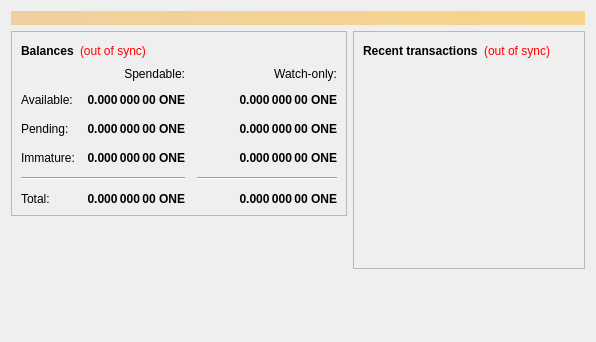
<?xml version="1.0" encoding="UTF-8"?>
<ui version="4.0">
 <class>OverviewPage</class>
 <widget class="QWidget" name="OverviewPage">
  <property name="geometry">
   <rect>
    <x>0</x>
    <y>0</y>
    <width>596</width>
    <height>342</height>
   </rect>
  </property>
  <property name="windowTitle">
   <string>Form</string>
  </property>
  <layout class="QVBoxLayout" name="topLayout">
   <item>
    <widget class="QLabel" name="labelAlerts">
     <property name="visible">
      <bool>false</bool>
     </property>
     <property name="styleSheet">
      <string notr="true">background-color: qlineargradient(x1: 0, y1: 0, x2: 1, y2: 0, stop:0 #F0D0A0, stop:1 #F8D488); color:#000000;</string>
     </property>
     <property name="wordWrap">
      <bool>true</bool>
     </property>
     <property name="margin">
      <number>3</number>
     </property>
    </widget>
   </item>
   <item>
    <layout class="QHBoxLayout" name="horizontalLayout" stretch="1,1">
     <item>
      <layout class="QVBoxLayout" name="verticalLayout_2">
       <item>
        <widget class="QFrame" name="frame">
         <property name="frameShape">
          <enum>QFrame::StyledPanel</enum>
         </property>
         <property name="frameShadow">
          <enum>QFrame::Raised</enum>
         </property>
         <layout class="QVBoxLayout" name="verticalLayout_4">
          <item>
           <layout class="QHBoxLayout" name="horizontalLayout_4">
            <item>
             <widget class="QLabel" name="label_5">
              <property name="font">
               <font>
                <weight>75</weight>
                <bold>true</bold>
               </font>
              </property>
              <property name="text">
               <string>Balances</string>
              </property>
             </widget>
            </item>
            <item>
             <widget class="QLabel" name="labelWalletStatus">
              <property name="cursor">
               <cursorShape>WhatsThisCursor</cursorShape>
              </property>
              <property name="toolTip">
               <string>The displayed information may be out of date. Your wallet automatically synchronizes with the Online network after a connection is established, but this process has not completed yet.</string>
              </property>
              <property name="styleSheet">
               <string notr="true">QLabel { color: red; }</string>
              </property>
              <property name="text">
               <string notr="true">(out of sync)</string>
              </property>
              <property name="alignment">
               <set>Qt::AlignLeading|Qt::AlignLeft|Qt::AlignVCenter</set>
              </property>
             </widget>
            </item>
            <item>
             <spacer name="horizontalSpacer_3">
              <property name="orientation">
               <enum>Qt::Horizontal</enum>
              </property>
              <property name="sizeHint" stdset="0">
               <size>
                <width>40</width>
                <height>20</height>
               </size>
              </property>
             </spacer>
            </item>
           </layout>
          </item>
          <item>
           <layout class="QGridLayout" name="gridLayout">
            <property name="spacing">
             <number>12</number>
            </property>
            <item row="2" column="2">
             <widget class="QLabel" name="labelWatchPending">
              <property name="font">
               <font>
                <weight>75</weight>
                <bold>true</bold>
               </font>
              </property>
              <property name="cursor">
               <cursorShape>IBeamCursor</cursorShape>
              </property>
              <property name="toolTip">
               <string>Unconfirmed transactions to watch-only addresses</string>
              </property>
              <property name="text">
               <string notr="true">0.000 000 00 ONE</string>
              </property>
              <property name="alignment">
               <set>Qt::AlignRight|Qt::AlignTrailing|Qt::AlignVCenter</set>
              </property>
              <property name="textInteractionFlags">
               <set>Qt::LinksAccessibleByMouse|Qt::TextSelectableByKeyboard|Qt::TextSelectableByMouse</set>
              </property>
             </widget>
            </item>
            <item row="2" column="1">
             <widget class="QLabel" name="labelUnconfirmed">
              <property name="font">
               <font>
                <weight>75</weight>
                <bold>true</bold>
               </font>
              </property>
              <property name="cursor">
               <cursorShape>IBeamCursor</cursorShape>
              </property>
              <property name="toolTip">
               <string>Total of transactions that have yet to be confirmed, and do not yet count toward the spendable balance</string>
              </property>
              <property name="text">
               <string notr="true">0.000 000 00 ONE</string>
              </property>
              <property name="alignment">
               <set>Qt::AlignRight|Qt::AlignTrailing|Qt::AlignVCenter</set>
              </property>
              <property name="textInteractionFlags">
               <set>Qt::LinksAccessibleByMouse|Qt::TextSelectableByKeyboard|Qt::TextSelectableByMouse</set>
              </property>
             </widget>
            </item>
            <item row="3" column="2">
             <widget class="QLabel" name="labelWatchImmature">
              <property name="font">
               <font>
                <weight>75</weight>
                <bold>true</bold>
               </font>
              </property>
              <property name="cursor">
               <cursorShape>IBeamCursor</cursorShape>
              </property>
              <property name="toolTip">
               <string>Mined balance in watch-only addresses that has not yet matured</string>
              </property>
              <property name="text">
               <string notr="true">0.000 000 00 ONE</string>
              </property>
              <property name="alignment">
               <set>Qt::AlignRight|Qt::AlignTrailing|Qt::AlignVCenter</set>
              </property>
              <property name="textInteractionFlags">
               <set>Qt::LinksAccessibleByMouse|Qt::TextSelectableByKeyboard|Qt::TextSelectableByMouse</set>
              </property>
             </widget>
            </item>
            <item row="4" column="0" colspan="2">
             <widget class="Line" name="line">
              <property name="orientation">
               <enum>Qt::Horizontal</enum>
              </property>
             </widget>
            </item>
            <item row="4" column="2">
             <widget class="Line" name="lineWatchBalance">
              <property name="sizePolicy">
               <sizepolicy hsizetype="Preferred" vsizetype="Fixed">
                <horstretch>0</horstretch>
                <verstretch>0</verstretch>
               </sizepolicy>
              </property>
              <property name="minimumSize">
               <size>
                <width>140</width>
                <height>0</height>
               </size>
              </property>
              <property name="orientation">
               <enum>Qt::Horizontal</enum>
              </property>
             </widget>
            </item>
            <item row="5" column="0">
             <widget class="QLabel" name="labelTotalText">
              <property name="text">
               <string>Total:</string>
              </property>
             </widget>
            </item>
            <item row="3" column="1">
             <widget class="QLabel" name="labelImmature">
              <property name="font">
               <font>
                <weight>75</weight>
                <bold>true</bold>
               </font>
              </property>
              <property name="cursor">
               <cursorShape>IBeamCursor</cursorShape>
              </property>
              <property name="toolTip">
               <string>Mined balance that has not yet matured</string>
              </property>
              <property name="text">
               <string notr="true">0.000 000 00 ONE</string>
              </property>
              <property name="alignment">
               <set>Qt::AlignRight|Qt::AlignTrailing|Qt::AlignVCenter</set>
              </property>
              <property name="textInteractionFlags">
               <set>Qt::LinksAccessibleByMouse|Qt::TextSelectableByKeyboard|Qt::TextSelectableByMouse</set>
              </property>
             </widget>
            </item>
            <item row="2" column="3">
             <spacer name="horizontalSpacer_2">
              <property name="orientation">
               <enum>Qt::Horizontal</enum>
              </property>
              <property name="sizeHint" stdset="0">
               <size>
                <width>40</width>
                <height>20</height>
               </size>
              </property>
             </spacer>
            </item>
            <item row="3" column="0">
             <widget class="QLabel" name="labelImmatureText">
              <property name="text">
               <string>Immature:</string>
              </property>
             </widget>
            </item>
            <item row="5" column="1">
             <widget class="QLabel" name="labelTotal">
              <property name="font">
               <font>
                <weight>75</weight>
                <bold>true</bold>
               </font>
              </property>
              <property name="cursor">
               <cursorShape>IBeamCursor</cursorShape>
              </property>
              <property name="toolTip">
               <string>Your current total balance</string>
              </property>
              <property name="text">
               <string notr="true">0.000 000 00 ONE</string>
              </property>
              <property name="alignment">
               <set>Qt::AlignRight|Qt::AlignTrailing|Qt::AlignVCenter</set>
              </property>
              <property name="textInteractionFlags">
               <set>Qt::LinksAccessibleByMouse|Qt::TextSelectableByKeyboard|Qt::TextSelectableByMouse</set>
              </property>
             </widget>
            </item>
            <item row="5" column="2">
             <widget class="QLabel" name="labelWatchTotal">
              <property name="font">
               <font>
                <weight>75</weight>
                <bold>true</bold>
               </font>
              </property>
              <property name="cursor">
               <cursorShape>IBeamCursor</cursorShape>
              </property>
              <property name="toolTip">
               <string>Current total balance in watch-only addresses</string>
              </property>
              <property name="text">
               <string notr="true">0.000 000 00 ONE</string>
              </property>
              <property name="alignment">
               <set>Qt::AlignRight|Qt::AlignTrailing|Qt::AlignVCenter</set>
              </property>
              <property name="textInteractionFlags">
               <set>Qt::LinksAccessibleByMouse|Qt::TextSelectableByKeyboard|Qt::TextSelectableByMouse</set>
              </property>
             </widget>
            </item>
            <item row="0" column="2">
             <widget class="QLabel" name="labelWatchonly">
              <property name="text">
               <string>Watch-only:</string>
              </property>
              <property name="alignment">
               <set>Qt::AlignRight|Qt::AlignTrailing|Qt::AlignVCenter</set>
              </property>
             </widget>
            </item>
            <item row="1" column="0">
             <widget class="QLabel" name="labelBalanceText">
              <property name="text">
               <string>Available:</string>
              </property>
             </widget>
            </item>
            <item row="1" column="1">
             <widget class="QLabel" name="labelBalance">
              <property name="font">
               <font>
                <weight>75</weight>
                <bold>true</bold>
               </font>
              </property>
              <property name="cursor">
               <cursorShape>IBeamCursor</cursorShape>
              </property>
              <property name="toolTip">
               <string>Your current spendable balance</string>
              </property>
              <property name="text">
               <string notr="true">0.000 000 00 ONE</string>
              </property>
              <property name="alignment">
               <set>Qt::AlignRight|Qt::AlignTrailing|Qt::AlignVCenter</set>
              </property>
              <property name="textInteractionFlags">
               <set>Qt::LinksAccessibleByMouse|Qt::TextSelectableByKeyboard|Qt::TextSelectableByMouse</set>
              </property>
             </widget>
            </item>
            <item row="1" column="2">
             <widget class="QLabel" name="labelWatchAvailable">
              <property name="font">
               <font>
                <weight>75</weight>
                <bold>true</bold>
               </font>
              </property>
              <property name="cursor">
               <cursorShape>IBeamCursor</cursorShape>
              </property>
              <property name="toolTip">
               <string>Your current balance in watch-only addresses</string>
              </property>
              <property name="text">
               <string notr="true">0.000 000 00 ONE</string>
              </property>
              <property name="alignment">
               <set>Qt::AlignRight|Qt::AlignTrailing|Qt::AlignVCenter</set>
              </property>
              <property name="textInteractionFlags">
               <set>Qt::LinksAccessibleByMouse|Qt::TextSelectableByKeyboard|Qt::TextSelectableByMouse</set>
              </property>
             </widget>
            </item>
            <item row="2" column="0">
             <widget class="QLabel" name="labelPendingText">
              <property name="text">
               <string>Pending:</string>
              </property>
             </widget>
            </item>
            <item row="0" column="1">
             <widget class="QLabel" name="labelSpendable">
              <property name="text">
               <string>Spendable:</string>
              </property>
              <property name="alignment">
               <set>Qt::AlignRight|Qt::AlignTrailing|Qt::AlignVCenter</set>
              </property>
             </widget>
            </item>
           </layout>
          </item>
         </layout>
        </widget>
       </item>
       <item>
        <spacer name="verticalSpacer">
         <property name="orientation">
          <enum>Qt::Vertical</enum>
         </property>
         <property name="sizeHint" stdset="0">
          <size>
           <width>20</width>
           <height>40</height>
          </size>
         </property>
        </spacer>
       </item>
      </layout>
     </item>
     <item>
      <layout class="QVBoxLayout" name="verticalLayout_3">
       <item>
        <widget class="QFrame" name="frame_2">
         <property name="frameShape">
          <enum>QFrame::StyledPanel</enum>
         </property>
         <property name="frameShadow">
          <enum>QFrame::Raised</enum>
         </property>
         <layout class="QVBoxLayout" name="verticalLayout">
          <item>
           <layout class="QHBoxLayout" name="horizontalLayout_2">
            <item>
             <widget class="QLabel" name="label_4">
              <property name="font">
               <font>
                <weight>75</weight>
                <bold>true</bold>
               </font>
              </property>
              <property name="text">
               <string>Recent transactions</string>
              </property>
             </widget>
            </item>
            <item>
             <widget class="QLabel" name="labelTransactionsStatus">
              <property name="cursor">
               <cursorShape>WhatsThisCursor</cursorShape>
              </property>
              <property name="toolTip">
               <string>The displayed information may be out of date. Your wallet automatically synchronizes with the Online network after a connection is established, but this process has not completed yet.</string>
              </property>
              <property name="styleSheet">
               <string notr="true">QLabel { color: red; }</string>
              </property>
              <property name="text">
               <string notr="true">(out of sync)</string>
              </property>
              <property name="alignment">
               <set>Qt::AlignRight|Qt::AlignTrailing|Qt::AlignVCenter</set>
              </property>
             </widget>
            </item>
            <item>
             <spacer name="horizontalSpacer">
              <property name="orientation">
               <enum>Qt::Horizontal</enum>
              </property>
              <property name="sizeHint" stdset="0">
               <size>
                <width>40</width>
                <height>20</height>
               </size>
              </property>
             </spacer>
            </item>
           </layout>
          </item>
          <item>
           <widget class="QListView" name="listTransactions">
            <property name="styleSheet">
             <string notr="true">QListView { background: transparent; }</string>
            </property>
            <property name="frameShape">
             <enum>QFrame::NoFrame</enum>
            </property>
            <property name="verticalScrollBarPolicy">
             <enum>Qt::ScrollBarAlwaysOff</enum>
            </property>
            <property name="horizontalScrollBarPolicy">
             <enum>Qt::ScrollBarAlwaysOff</enum>
            </property>
            <property name="selectionMode">
             <enum>QAbstractItemView::NoSelection</enum>
            </property>
           </widget>
          </item>
         </layout>
        </widget>
       </item>
       <item>
        <spacer name="verticalSpacer_2">
         <property name="orientation">
          <enum>Qt::Vertical</enum>
         </property>
         <property name="sizeHint" stdset="0">
          <size>
           <width>20</width>
           <height>40</height>
          </size>
         </property>
        </spacer>
       </item>
      </layout>
     </item>
    </layout>
   </item>
  </layout>
 </widget>
 <resources/>
 <connections/>
</ui>
